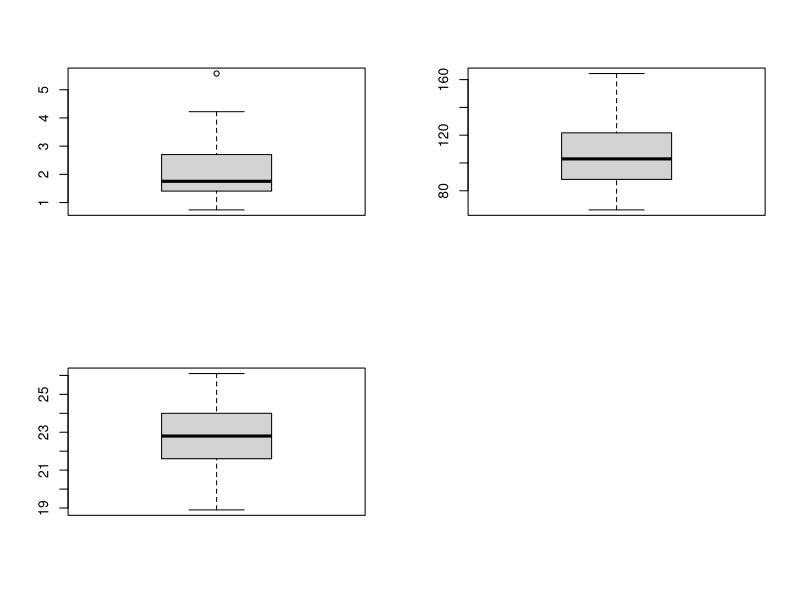
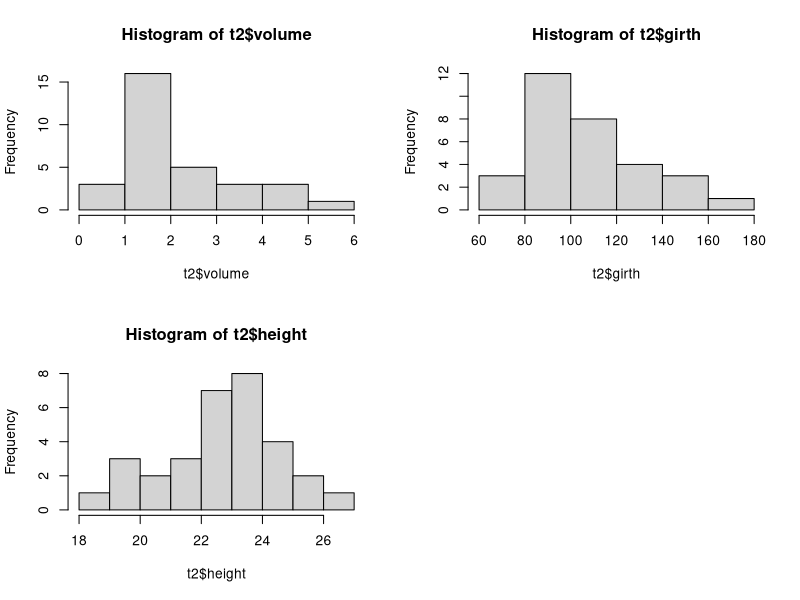
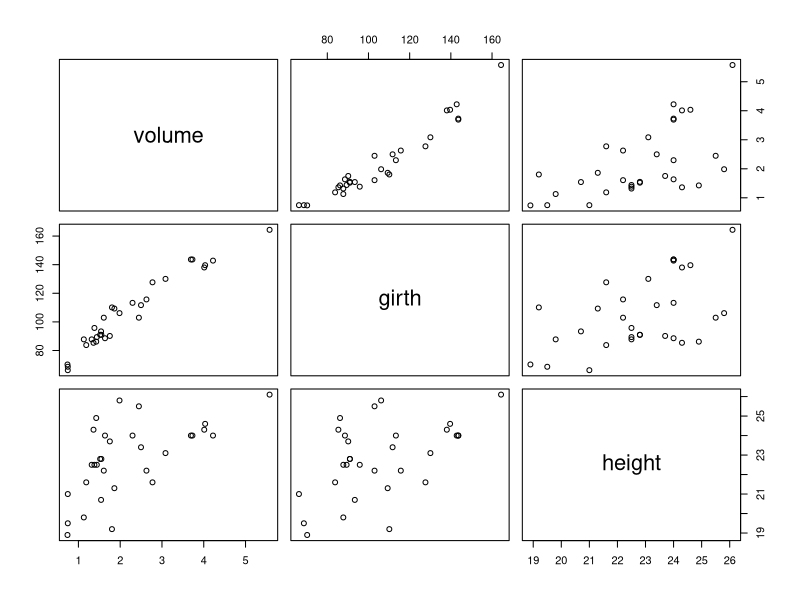
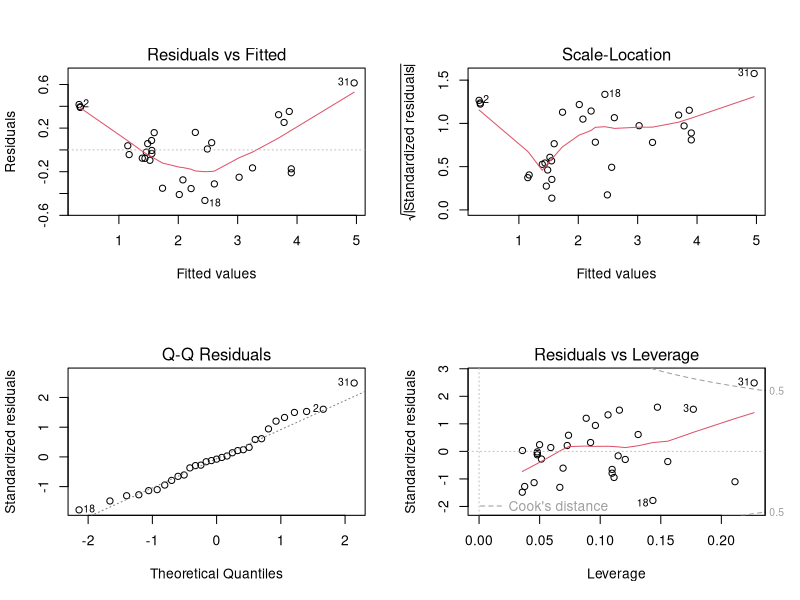

Write R code to recreate these figures, in order. (Note: this script raises an error after producing the figures.)
# Stats with Sparrows - but timber
#Week 4, stats in R

#R Studio Version 1.1.383 ubuntu 16.04 LTS 64bi
#Author Petra Guy 31st October 2017

rm(list = ls())
timber = read.delim("../Data/timber.txt")
summary(timber)

par(mfrow =c(2,2))
boxplot(timber$volume)
boxplot(timber$girth)
boxplot(timber$height)

var(timber$volume)
var(timber$girth)
var(timber$height)

t2 = as.data.frame(subset(timber, timber$volume!="NA"))
t2$z.girth = scale(timber$girth)
t2$z.height = scale(timber$height)

par(mfrow = c(2,2))
hist(t2$volume)
hist(t2$girth)
hist(t2$height)

pairs(timber) # plot the variates next to each other to examine colinearity

cor(timber) #this gives the correlation

# Look at the Variance Inflation Factor. If one covariate is set as the
#y and the others are modelled against it...

s = summary(lm(girth ~ height, data = timber))
model = lm(girth ~ height, data = timber)
VIF = 1/(1-(s$r.squared^2))

timberMod = lm(volume ~ girth + height, data = timber)
anova(timberMod) # apparently this shows height is needed, but I'm not sure why

#I want to look at differet linear models

mod1 = lm(volume~girth, data = timber)
mod2 = lm(volume~height, data = timber)
anova(mod1)
anova(mod2)

#I dont understand the statement in the handout that ht and girth are needed. The lm for
#vol ~ girth is same as vol~ht+girth, so why put the ht in?

plot(timberMod)
timberplot  = ggplot(timber, aes(x = girth, y = volume))+
  geom_smooth()+
  geom_point()

#1. Remove the point with high leverage - no.31

timberNew = timber[-31,]

timberNewMod = lm(volume~girth, data = timberNew)
timberplot  = ggplot(timberNew, aes(x = girth, y = volume))+
  geom_smooth()+
  geom_point()+
  geom_abline(slope =  0.04321, intercept = -2.41213)
              
anova(timberNewMod)

# This doesnt look a lot better - but the data does look exponetiol. lets try log plot

timberlogMod = lm(log(volume)~girth, data = timberNew)
plot(timberlogMod)
anova(timberlogMod)
ggplot(timberNew, aes(x = girth, y = log(volume)))+
  geom_smooth()+
  geom_point()

# add an interaction term
timberMod2 = lm(volume ~ girth + height*girth, data = timberNew)
anova(timberMod2)
timberMod2
anova(timberMod)

# nope - the best model is just Vol~ height